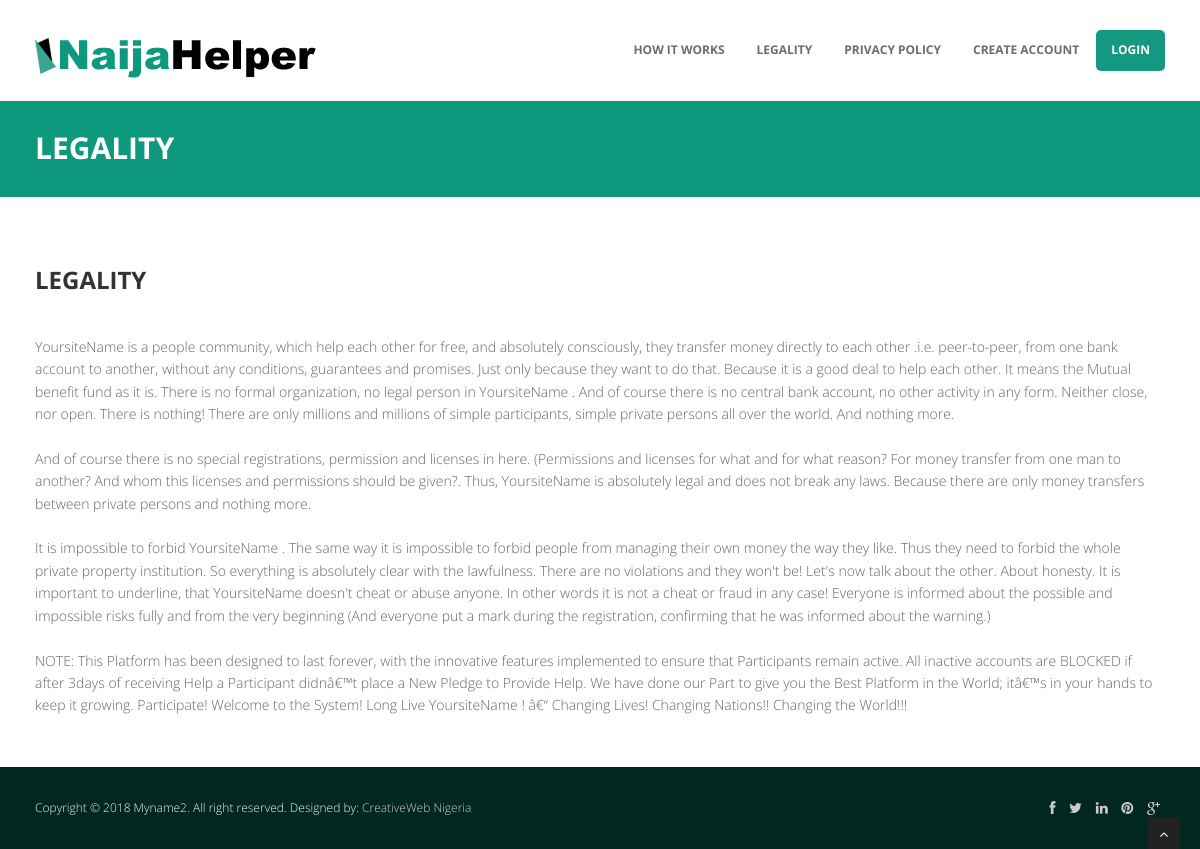
Page /legality.php on the committed database.
### tables this page shows
CREATE TABLE `website_settings` (
  `id` int(11) NOT NULL,
  `site_name` varchar(100) NOT NULL,
  `site_title` varchar(100) NOT NULL,
  `site_description` varchar(255) NOT NULL,
  `favicon_url` varchar(100) NOT NULL,
  `logo_url` varchar(100) NOT NULL,
  `last_updated` timestamp NOT NULL DEFAULT CURRENT_TIMESTAMP ON UPDATE CURRENT_TIMESTAMP
);

CREATE TABLE `contents` (
  `c_id` int(11) NOT NULL,
  `privacy` longtext NOT NULL,
  `legality` longtext NOT NULL,
  `how_it_works` longtext NOT NULL,
  `middle_left_img` varchar(100) NOT NULL,
  `middle_right` text NOT NULL,
  `home_bottom_left` longtext NOT NULL,
  `home_bottom_right` longtext NOT NULL,
  `last_updated` timestamp NOT NULL DEFAULT CURRENT_TIMESTAMP ON UPDATE CURRENT_TIMESTAMP
);

### core/class.user.php (called while the page is built, shortened)
<?php
	class USER {
		private $connect;
		public function __construct(){
			$database = new Database();
			$db = $database->dbConnection();
			$this->connect = $db;
		}
		public function siteInfo(){
			try {
				$results = $this->connect->prepare("SELECT * FROM website_settings
					WHERE id='1'");
				$results->execute();
			} catch (Exception $e) {
				echo "Data could not be retrived from database.";
				exit;
			}
			$matches = $results->fetch(PDO::FETCH_ASSOC);
			return $matches;
		}
		public function contents(){
			try {
				$results = $this->connect->prepare("SELECT * FROM contents WHERE c_id='1'");
				$results->execute();
			} catch (Exception $e) {
				echo "Data could not be retrived from database.";
				exit;
			}
			$matches = $results->fetch(PDO::FETCH_ASSOC);
			return $matches;
		}
	}
?>

### legality.php (the view, shortened to what this page needs)
<?php
	require_once(ROOT_PATH . "core/class.user.php");
	$auth_user = new USER();
?>
<?php include(ROOT_PATH."includes/header.php"); ?>
	<section id="inner-headline">
	<div class="container">
		<div class="row">
			<div class="col-lg-12">
				<h2 class="pageTitle">LEGALITY</h2>
			</div>
		</div>
	</div>
	</section>
	<section id="content">
		<div class="container content">
			<div class="row">
				<div class="col-md-12">
					<div class="about-logo">
						<?php echo nl2br($content['legality']);?>
					</div>
				</div>
			</div>
    </div>
    </section>
<?php include(ROOT_PATH."includes/footer.php"); ?>

### includes/header.php (shortened to what this page needs)
<?php
    $siteInfo = $auth_user->siteInfo();
    $content = $auth_user->contents();
?>
<!DOCTYPE html>
<html lang="en">
<head>
<link href="css/bootstrap.min.css" rel="stylesheet" />
<link href="css/fancybox/jquery.fancybox.css" rel="stylesheet">
<link href="css/jcarousel.css" rel="stylesheet" />
<link href="css/flexslider.css" rel="stylesheet" />
<link href="js/owl-carousel/owl.carousel.css" rel="stylesheet">
<link href="css/style.css" rel="stylesheet" />
</head>
<body>
<div id="wrapper">
    <header>
        <div class="navbar navbar-default navbar-static-top">
            <div class="container">
                <div class="navbar-header">
                    <?php if(isset($siteInfo['logo_url'])){
                        $logoURL = BASE_URL.str_replace('../', '', $siteInfo['logo_url']);?>
                    <a class="navbar-brand" href="<?php echo BASE_URL;?>">
                    <img src="<?php echo $logoURL;?>" alt="logo"/></a>
                    <?php }else{?>
                    <a class="navbar-brand" href="<?php echo BASE_URL;?>"><img src="img/logo.png" alt="logo"/></a>
                    <?php }?>
                </div>
                <div class="navbar-collapse collapse ">
                    <ul class="nav navbar-nav">
                        <li><a href="how-it-works">How it Works</a></li>
                        <li><a href="legality">Legality</a></li>
                        <li><a href="privacy">Privacy Policy</a></li>
                        <li><a href="register">Create Account</a></li>
                        <li><a class="btn btn-default" style="border-radius: 5px; color: #FFF;" href="login">Login</a></li>
                    </ul>
                </div>
            </div>
        </div>
    </header>

### includes/footer.php (shortened to what this page needs)
	<div id="sub-footer">
		<div class="container">
			<div class="row">
				<div class="col-lg-6">
					<div class="copyright">
						<p>
							<span>Copyright &copy; <?php echo date("Y");?>
							<?php if($siteInfo['site_name'] !=''){echo $siteInfo['site_name'];}else{echo ' Yoursite Name';}?>.  All right reserved. Designed by: </span><a href="http://www.creativeweb.com.ng" target="_blank" title="Web Design Company in Nigeria">CreativeWeb Nigeria</a>
						</p>
					</div>
				</div>
				<div class="col-lg-6">
					<ul class="social-network">
						<li><a href="#" data-placement="top" title="Facebook"><i class="fa fa-facebook"></i></a></li>
						<li><a href="#" data-placement="top" title="Twitter"><i class="fa fa-twitter"></i></a></li>
						<li><a href="#" data-placement="top" title="Linkedin"><i class="fa fa-linkedin"></i></a></li>
						<li><a href="#" data-placement="top" title="Pinterest"><i class="fa fa-pinterest"></i></a></li>
						<li><a href="#" data-placement="top" title="Google plus"><i class="fa fa-google-plus"></i></a></li>
					</ul>
				</div>
			</div>
		</div>
	</div>
</div>
<a href="#" class="scrollup"><i class="fa fa-angle-up active"></i></a>
</body>
</html>

### css/style.css (style rules this page uses)
body { font-family:'Open Sans', Arial, sans-serif; font-size:14px; font-weight:300; line-height:1.6em; color:#656565; }
h1,h2, h3, h4, h5, h6 { font-family:'Open Sans', Arial, sans-serif; font-weight:700; line-height:1.1em; color:#333; margin-bottom: 20px; }
.container { padding:0 20px 0 20px; position:relative; }
#wrapper { width:100%; margin:0; padding:0; }
.row,.row-fluid { margin-bottom:30px; }
header .navbar { margin-bottom: 0; }
.navbar-default { border: none; }
.navbar-brand { color: #222; text-transform: uppercase; font-size: 24px; font-weight: 700; line-height: 1em; letter-spacing: -1px; margin-top: 20px; padding: 0 0 0 15px; }
.navbar-default .navbar-brand { color: #2FADDE; }
header .navbar-collapse ul.navbar-nav { float: right; margin-right: 0; }
header .navbar-default { background-color: #FFFFFF; }
header .navbar { min-height: 70px; padding:18px 0; }
header .navbar-nav > li { padding-bottom: 12px; padding-top: 12px; }
header .navbar-nav > li > a { padding-bottom: 6px; padding-top: 5px; margin-left: 2px; line-height: 30px; font-weight: 700; -webkit-transition: all .3s ease; -moz-transition: all .3s ease; -ms-transition: all .3s ease; -o-transition: all .3s ease; transition: all .3s ease; }
header ul.nav li { border:none; margin:0; }
header ul.nav li a { font-size:12px; border:none; font-weight:700; text-transform:uppercase; }
.navbar .nav > li > a { color: #6C6C6C; text-shadow: none; }
.pageTitle { color: #fff; margin: 30px 0 3px; display: inline-block; }
#content { position:relative; background:#fff; padding:50px 0 0px 0; }
#inner-headline { background: #0E987E; position:relative; margin:0; padding:0; color: #FFFFFF; }
.btn { text-align: center; background: #14987F; color: #fff; border-radius: 0;border: 0; }
ul.social-network { list-style:none; margin:0; }
ul.social-network li { display:inline; margin: 0 5px; }
#sub-footer { text-shadow:none; color:#f5f5f5; padding:0; padding-top:30px; margin:20px 0 0 0; background: #002821; }
#sub-footer p { margin:0; padding:0; }
#sub-footer span { color:#f5f5f5; }
.copyright { text-align:left; font-size:12px; }
#sub-footer ul.social-network { float:right; }
.scrollup { position:fixed; width:32px; height:32px; bottom:0px; right:20px; background: #222; }
a.scrollup { outline:0; text-align: center; }
a.scrollup i { margin-top: 10px; color: #fff; }

### includes/footer.php (style rules this page uses)
#sub-footer a { color: #CCC; }

### rows in the picture
website_settings: logo_url (picture), site_name "Myname2"
contents: legality "LEGALITY YoursiteName is a people community, which help each other for free, and absolutely consciously, they transfer money directly to each other .i.e. peer-to-peer, from one bank account to another, without any conditions, guarantees and promises. Just only because they want to do that. Because it is a good deal to help each other. It means the Mutual benefit fund as it is. There is no formal organization, no legal person in YoursiteName . And of course there is no central bank account, no other activity in any form. Neither close, nor open. There is nothing! There are only millions and millions of simple participants, simple private persons all over the world. And nothing more. And of…"
